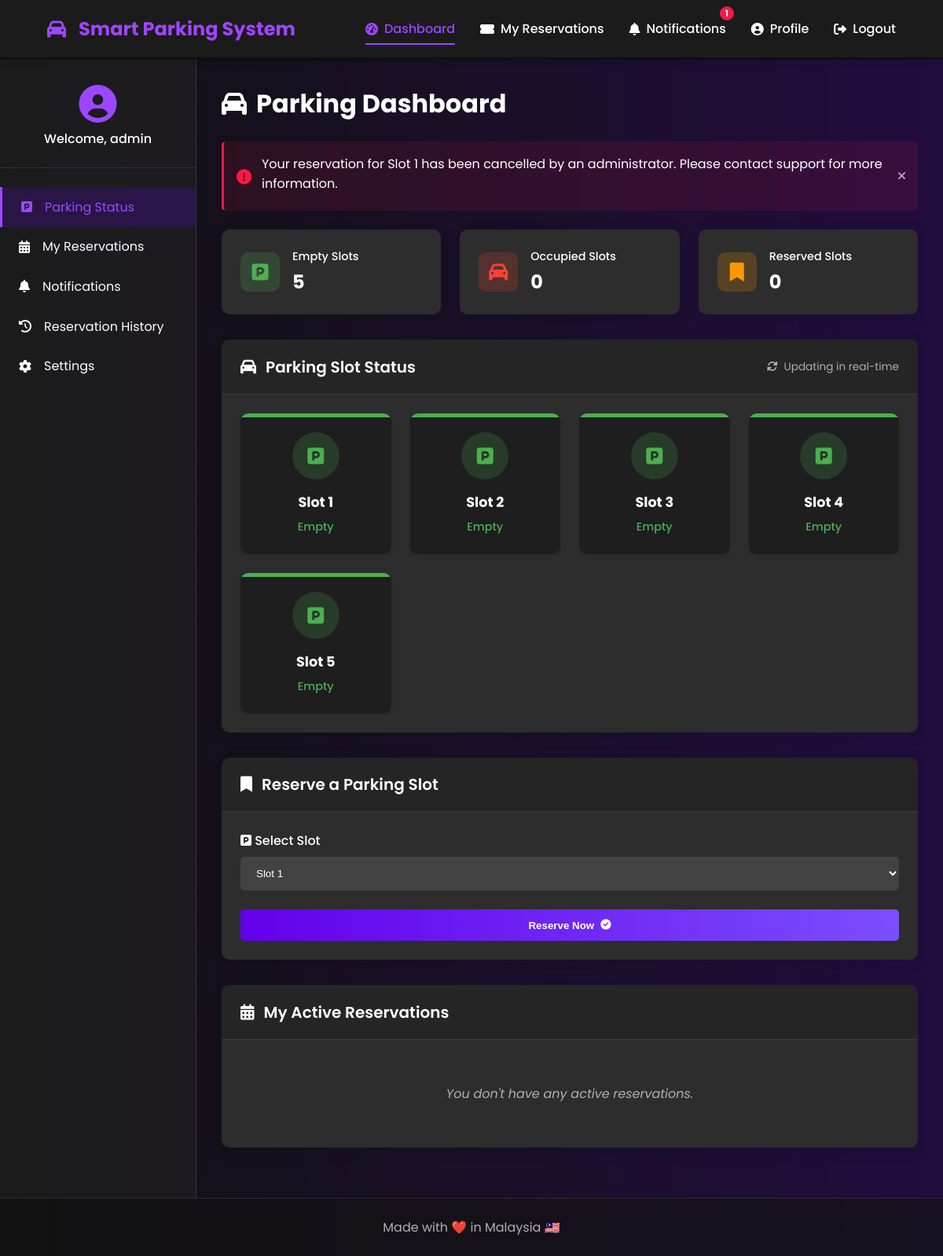
The page /dashboard (signed in) on the database its author committed.
### models.py (models this page shows, shortened)
class Notification(db.Model):
    id = db.Column(db.Integer, primary_key=True)
    user_id = db.Column(db.Integer, db.ForeignKey('user.id'), nullable=False)
    message = db.Column(db.Text, nullable=False)
    type = db.Column(db.String(50), nullable=False)  # notification type (e.g., reservation_cancelled)
    is_read = db.Column(db.Boolean, default=False)
    created_at = db.Column(db.DateTime, default=datetime.utcnow)

class ParkingSlot(db.Model):
    id = db.Column(db.Integer, primary_key=True)
    status = db.Column(db.Integer, default=0)  # 0=empty, 1=occupied, 2=reserved
    last_updated = db.Column(db.DateTime, default=datetime.utcnow)

### app.py (the view)
@app.route("/dashboard")
@login_required
def dashboard():
    user_id = session.get('user_id')
    parking_slots = ParkingSlot.query.all()
    if not parking_slots:
        for i in range(5):
            slot = ParkingSlot(id=i, status=0)
            db.session.add(slot)
        db.session.commit()
        parking_slots = ParkingSlot.query.all()
    user_reservations = Reservation.query.filter_by(
        user_id=user_id,
        status='active'
    ).all()
    notifications = Notification.query.filter_by(
        user_id=user_id,
        is_read=False
    ).all()
    return render_template("dashboard.html",
                          slots=parking_slots,
                          user_reservations=user_reservations,
                          notifications=notifications)

### app.py (called while the page is built)
def login_required(f):
    @wraps(f)
    def decorated_function(*args, **kwargs):
        if 'user_id' not in session:
            flash('Please log in to access this page', 'danger')
            return redirect(url_for('login'))
        return f(*args, **kwargs)
    return decorated_function

### templates/dashboard.html (shortened to what this page needs)
<!DOCTYPE html>
<html lang="en">
<head>
    <link rel="stylesheet" href="{{ url_for('static', filename='style.css') }}">
    <link rel="stylesheet" href="https://cdnjs.cloudflare.com/ajax/libs/font-awesome/6.0.0/css/all.min.css">
</head>
<body data-user-id="{{ session.user_id }}">
    <nav class="navbar">
        <div class="logo">
            <i class="fas fa-car"></i>
            <span>Smart Parking System</span>
        </div>
        <ul class="nav-links">
            <li><a href="#dashboard" class="active"><i class="fas fa-tachometer-alt"></i> Dashboard</a></li>
            <li><a href="#reservations"><i class="fas fa-ticket-alt"></i> My Reservations</a></li>
            <li>
                <a href="{{ url_for('view_notifications') }}">
                    <i class="fas fa-bell"></i> Notifications
                    {% if notifications %}
                    <span class="notification-badge">{{ notifications|length }}</span>
                    {% endif %}
                </a>
            </li>
            <li><a href="#profile"><i class="fas fa-user-circle"></i> Profile</a></li>
            <li><a href="{{ url_for('logout') }}"><i class="fas fa-sign-out-alt"></i> Logout</a></li>
        </ul>
    </nav>
    <div class="dashboard-wrapper">
        <div class="sidebar">
            <div class="user-info">
                <i class="fas fa-user-circle"></i>
                <h3>Welcome, {{ session.username }}</h3>
            </div>
            <ul class="sidebar-menu">
                <li class="active"><i class="fas fa-parking"></i> Parking Status</li>
                <li><i class="fas fa-calendar-alt"></i> My Reservations</li>
                <li><i class="fas fa-bell"></i> Notifications</li>
                <li><i class="fas fa-history"></i> Reservation History</li>
                <li><i class="fas fa-cog"></i> Settings</li>
            </ul>
        </div>
        <div class="main-content">
            <div class="dashboard-header">
                <h1><i class="fas fa-car"></i> Parking Dashboard</h1>
                {% if notifications %}
                <div class="notifications-container">
                    {% for notification in notifications %}
                    <div class="notification-alert">
                        <div class="notification-content">
                            <i class="fas fa-exclamation-circle"></i>
                            <p>{{ notification.message }}</p>
                        </div>
                        <a href="{{ url_for('mark_notification_read', notification_id=notification.id) }}" class="notification-close">
                            <i class="fas fa-times"></i>
                        </a>
                    </div>
                    {% endfor %}
                </div>
                {% endif %}
                <div class="dashboard-stats">
                    <div class="stat-box">
                        <div class="stat-icon empty">
                            <i class="fas fa-parking"></i>
                        </div>
                        <div class="stat-info">
                            <h3>Empty Slots</h3>
                            <p id="empty-count">0</p>
                        </div>
                    </div>
                    <div class="stat-box">
                        <div class="stat-icon occupied">
                            <i class="fas fa-car"></i>
                        </div>
                        <div class="stat-info">
                            <h3>Occupied Slots</h3>
                            <p id="occupied-count">0</p>
                        </div>
                    </div>
                    <div class="stat-box">
                        <div class="stat-icon reserved">
                            <i class="fas fa-bookmark"></i>
                        </div>
                        <div class="stat-info">
                            <h3>Reserved Slots</h3>
                            <p id="reserved-count">0</p>
                        </div>
                    </div>
                </div>
            </div>
            <div class="dashboard-container">
                <div class="card">
                    <div class="card-header">
                        <h2><i class="fas fa-car"></i> Parking Slot Status</h2>
                        <span class="update-status">
                            <i class="fas fa-sync-alt spinning"></i> Updating in real-time
                        </span>
                    </div>
                    <div class="parking-map">
                        <div class="parking-slots" id="parkingSlots">
                            {% for slot in slots %}
                            <div class="slot {{ 'occupied' if slot.status == 1 else 'reserved' if slot.status == 2 else 'empty' }}" id="slot-{{ slot.id }}">
                                <div class="slot-icon">
                                    {% if slot.status == 1 %}
                                    <i class="fas fa-car"></i>
                                    {% elif slot.status == 2 %}
                                    <i class="fas fa-bookmark"></i>
                                    {% else %}
                                    <i class="fas fa-parking"></i>
                                    {% endif %}
                                </div>
                                <h3>Slot {{ slot.id + 1 }}</h3>
                                <p class="status-text">{{ 'Occupied' if slot.status == 1 else 'Reserved' if slot.status == 2 else 'Empty' }}</p>
                            </div>
                            {% endfor %}
                        </div>
                    </div>
                </div>
                <div class="card">
                    <div class="card-header">
                        <h2><i class="fas fa-bookmark"></i> Reserve a Parking Slot</h2>
                    </div>
                    <div class="card-body">
                        <form method="POST" action="{{ url_for('reserve') }}" id="reserveForm">
                            <div class="form-group">
                                <label for="slot_id"><i class="fas fa-parking"></i> Select Slot</label>
                                <select id="slot_id" name="slot_id" required>
                                    {% for slot in slots %}
                                    {% if slot.status == 0 %}
                                    <option value="{{ slot.id }}">Slot {{ slot.id + 1 }}</option>
                                    {% endif %}
                                    {% endfor %}
                                </select>
                            </div>
                            <button type="submit" class="btn-reserve">
                                <span>Reserve Now</span> <i class="fas fa-check-circle"></i>
                            </button>
                        </form>
                    </div>
                </div>
                <div class="card">
                    <div class="card-header">
                        <h2><i class="fas fa-calendar-alt"></i> My Active Reservations</h2>
                    </div>
                    <div class="card-body">
                        {% if user_reservations %}
                        <div class="reservations-list">
                            {% for reservation in user_reservations %}
                            <div class="reservation-item">
                                <div class="reservation-info">
                                    <h3>Slot {{ reservation.parking_spot + 1 }}</h3>
                                    <p><i class="fas fa-clock"></i> Reserved on: {{ reservation.time_in.strftime('%Y-%m-%d %H:%M') }}</p>
                                </div>
                                <div class="reservation-actions">
                                    <form method="POST" action="{{ url_for('cancel_reservation', reservation_id=reservation.id) }}">
                                        <button type="submit" class="btn-cancel">
                                            <i class="fas fa-times-circle"></i> Cancel
                                        </button>
                                    </form>
                                </div>
                            </div>
                            {% endfor %}
                        </div>
                        {% else %}
                        <p class="no-data">You don't have any active reservations.</p>
                        {% endif %}
                    </div>
                </div>
            </div>
        </div>
    </div>
    <footer>
        <p>Made with ❤️ in Malaysia 🇲🇾</p>
    </footer>
</body>
</html>

### rows shown on the page
Notification: message "Your reservation for Slot 1 has been cancelled by an administrator. Please contact support for more information."
ParkingSlot: id "1", status "Empty"
ParkingSlot: id "2", status "Empty"
ParkingSlot: id "3", status "Empty"
ParkingSlot: id "4", status "Empty"
ParkingSlot: id "5", status "Empty"

### other values the page prints
{{ notifications|length }} "1"
{{ session.username }} "admin"
